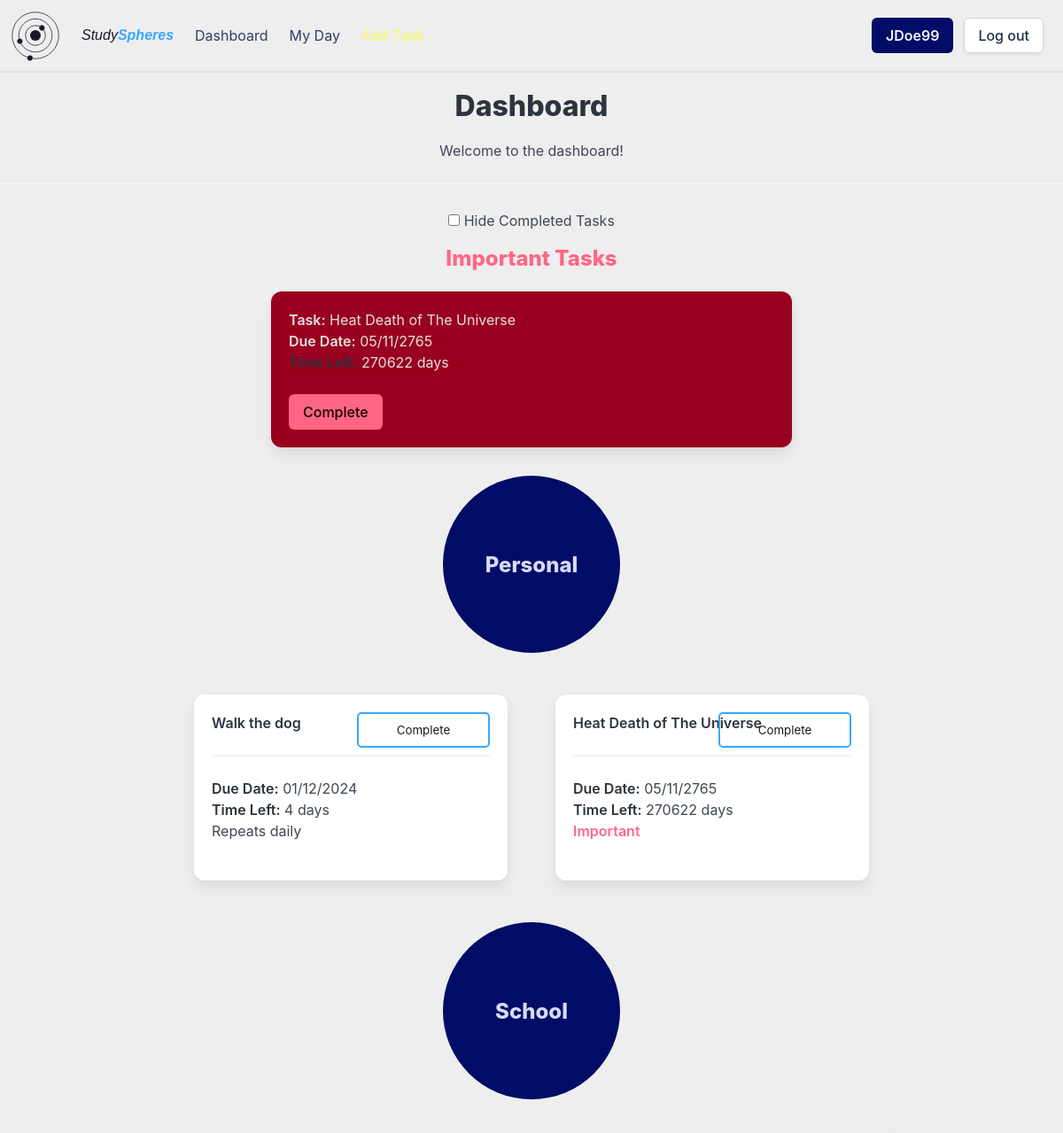
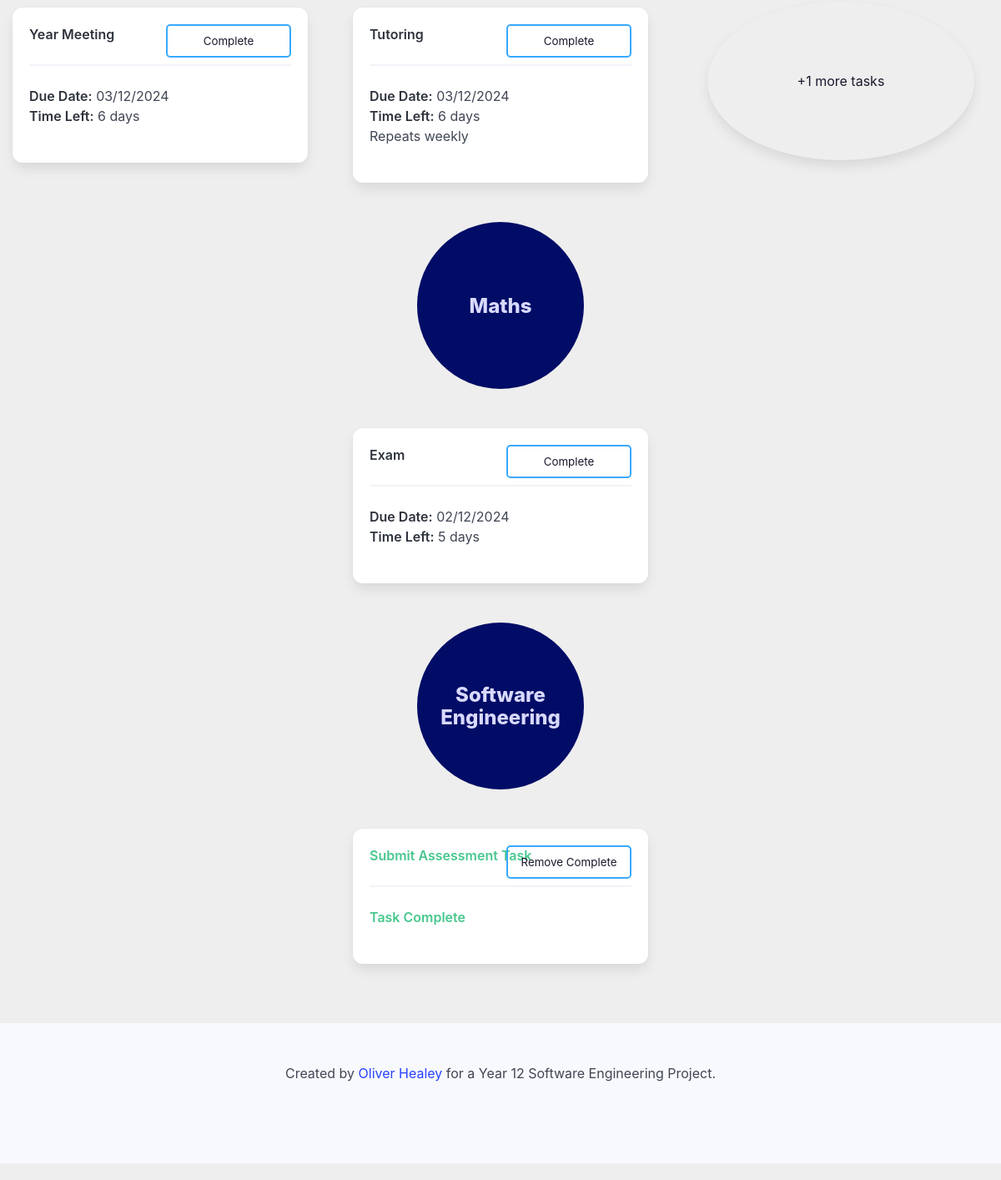
The page /dashboard (signed in) on the database its author committed (2 pictures, top to bottom).
### setup_db.py (models this page shows)
class Task(Base):
    __tablename__ = 'tasks'
    task_id = Column(String, primary_key=True)
    name = Column(String, nullable=False)
    details = Column(String)
    important = Column(Boolean, nullable=False)
    due_date = Column(DateTime, nullable=False)
    completed = Column(Boolean, nullable=False)
    repeat = Column(String, nullable=False)
    user_id = Column(String, ForeignKey('userdetails.id'), nullable=False)
    group_id = Column(String, ForeignKey('groups.group_id'), nullable=False)
    user = relationship('User', back_populates='tasks')
    groups = relationship('Group', back_populates='tasks')

class Group(Base):
    __tablename__ = 'groups'
    group_id = Column(String, primary_key=True, nullable=False)
    group_name = Column(String, nullable=False)
    user_id = Column(String, ForeignKey('userdetails.id'), nullable=False)
    user = relationship('User', back_populates='groups')
    tasks = relationship('Task', back_populates='groups')

### app.py (the view)
@app.route('/dashboard')
def dashboard():
    userId = flaskSession.get('userId')
    if userId is None:
        return redirect(url_for('login'))
    else:
        hideCompleted = flaskSession.get('hideCompleted')
        if hideCompleted:
            tasks = sessionDb.query(Task).filter(Task.user_id == userId, Task.completed == False).order_by(Task.due_date).all()
        else:
            tasks = sessionDb.query(Task).filter(Task.user_id == userId).order_by(Task.due_date).all()
        groups = sessionDb.query(Group).filter(Group.user_id == userId).all()
        date = datetime.datetime.now().date()
        return render_template('dashboard.html', tasks=tasks, groups=groups, showDetails=False, hideCompleted=hideCompleted, date=date)

### templates/dashboard.html (shortened to what this page needs)
{% extends 'base_loggedin.html' %}
{% block heading %}Dashboard{% endblock %}
{% block content %}
    <p class="has-text-centered">Welcome to the dashboard!</p>
    <hr>
    <div class="dashboard-controls field has-text-centered">
        <input id="hide-completed" type="checkbox" name="hide_completed" class="checkbox dashboard-check" onchange="document.getElementById('hide-completed-form').submit();" {% if hideCompleted %}checked{% endif %}>
        <label for="hide-completed">Hide Completed Tasks</label>
    </div>
    <div class="columns is-multiline">
        {% if tasks | selectattr('important', 'equalto', True) | selectattr('completed', 'equalto', False) | list | length > 0 %}
        <div class="column is-full">
            <p class="title is-4 has-text-centered has-text-danger">Important Tasks</p>
        </div>
        {% endif %}
        {% for task in tasks %}
            {% if task.important and not task.completed %}
                <div class="column is-half is-offset-3">
                    <div class="box important-box" onclick="window.location.href='/task/{{ task.task_id }}'">
                        <div class="media-content">
                            <div class="content">
                                <p class="important-text">
                                    <strong class="important-text">Task:</strong> {{ task.name }}<br>
                                    <strong class="important-text">Due Date:</strong> {{ task.due_date.strftime('%d/%m/%Y') }}<br>
                                    {% if date < task.due_date.date() %}
                                        <strong>Time Left:</strong> {{ (task.due_date.date() - date).days }} days<br>
                                    {% elif date == task.due_date.date() %}
                                        <strong class="has-text-warning">Due Today</strong><br>
                                    {% else %}
                                        <strong class="has-text-danger">Overdue</strong><br>
                                    {% endif %}
                                </p>
                            </div>
                            <form action="/complete" method="POST">
                                <input type="submit" value="Complete" class="button is-danger">
                            </form>
                        </div>
                    </div>
                </div>
            {% endif %}
        {% endfor %}
    </div>
    <div class="columns is-multiline">
        {% for group in groups %}
            <div class="circle-holder column is-full is-centered">
                <div class="collision-checker">
                    <div class="group-circle" onclick="window.location.href='/group/{{ group.group_id }}'">
                        <div class="hero-body">
                            <p class="group-circle-title title is-4">{{ group.group_name }}</p>
                        </div>
                    </div>
                </div>
            </div>
            {% set has_tasks = tasks | selectattr('group_id', 'equalto', group.group_id) | list | length > 0 %}
            {% set group_tasks = tasks | selectattr('group_id', 'equalto', group.group_id) | list %}
            {% for task in group_tasks %}
                {% if loop.index < 3 %}
                    <div class="column is-one-third is-offset-{{ ((3 - group_tasks|length) * 2 if not group_tasks|length > 2 else 0) if loop.index == 1 else 0 }}">
                        {% include 'task_box.html' %}
                    </div>
                {% endif %}
                {% if loop.index == 3 %}
                    {% set remaining_tasks = tasks | selectattr('group_id', 'equalto', group.group_id) | list | length - 2 %}
                    {% if remaining_tasks > 0 %}
                        <div class="column is-one-third">
                            <div class="box task-circle" onclick="window.location.href='/group/{{ group.group_id }}'">
                                <article class="media">
                                    <div class="media-content">
                                        <div class="content">
                                            <p class="has-text-centered">+{{ remaining_tasks }} more tasks</p>
                                        </div>
                                    </div>
                                </article>
                            </div>
                        </div>
                    {% endif %}
                {% endif %}
            {% endfor %}
        {% endfor %}
{% endblock %}

### templates/base_loggedin.html (shortened to what this page needs)
<!DOCTYPE html>
<html>
    <head>
        <link rel="stylesheet" href= "{{ url_for('static',filename='styles/styles.css') }}">
    </head>
    <body>
        <div id="page-container">
            <header>
                <nav class="navbar" role="navigation" aria-label="main navigation">
                    <div class="navbar-brand">
                    </div>
                    <div class="navbar-menu">
                        <div class="navbar-start">
                            <a class="navbar-item" href="/dashboard">
                                <span class="site-name">Study<b>Spheres</b></span>
                            </a>
                            <a class="navbar-item" href="/dashboard">
                                Dashboard
                            </a>
                            <a class="navbar-item" href="/myday">
                                My Day
                            </a>
                            <a class="navbar-item has-text-info" href="/addtask">
                            </a>
                        </div>
                    <div class="navbar-end">
                        <div class="navbar-item">
                            <div class="buttons">
                                <a class="button is-link" href="/user">
                                <strong>{{ session['username'] }}</strong>
                                </a>
                                <a class="button" href="/logout">
                                    Log out
                                </a>
                            </div>
                        </div>
                    </div>
                    </div>
                </nav>
            </header>
            <section class="hero">
                <div class="hero-body">
                    <h1 class="title has-text-centered">
                        {% block heading %}{% endblock %}
                    </h1>
            </section>
            <div class='content'>
                {% block content %}{% endblock %}
            </div>
            <div style="padding-bottom: 200px;"></div>
            <footer class="footer">
                <div class="content has-text-centered">
                    <p>
                        Created by <a href="https://github.com/healey-o/12-SE-webapp-assessment">Oliver Healey</a> for a Year 12 Software Engineering Project.
                    </p>
                </div>
            </footer>
        </div>
    </body>
</html>

### templates/task_box.html (shortened to what this page needs)
<div class="box task-box {% if date > task.due_date.date() and not task.completed %}overdue-task{% endif %}" onclick="window.location.href='/task/{{ task.task_id }}'">
    <div class="content">
        <p>
            <strong class="{{ 'has-text-success' if task.completed else '' }}">{{ task.name }}</strong>
            <hr>
            {% if not task.completed %}
                <strong>Due Date:</strong> {{ task.due_date.strftime('%d/%m/%Y') }}<br>
                {% if date < task.due_date.date() %}
                    <strong>Time Left:</strong> {{ (task.due_date.date() - date).days }} days<br>
                {% elif date == task.due_date.date() %}
                    <strong class="has-text-warning">Due Today</strong><br>
                {% else %}
                    <strong class="has-text-danger">Overdue</strong><br>
                {% endif %}
                {% if task.important %}
                    <strong class="has-text-danger circle-header">Important</strong><br>
                {% endif %}
                {% if task.repeat != 'none' %}
                    Repeats {{ task.repeat }}<br>
                {% endif %}
            {% else %}
                <strong class="has-text-success">Task Complete</strong>
            {% endif %}
        </p>
    </div>
    {% if not task.completed %}
        <form action="/complete" method="POST">
            <input type="submit" value="Complete" class="task-complete-button">
        </form>
    {% else %}
        <form action="/decomplete" method="POST">
            <input type="submit" value="Remove Complete" class="task-complete-button">
        </form>
    {% endif %}
</div>

### static/styles/styles.css (style rules this page uses)
:root { --bulma-primary-h: 206deg; --bulma-primary-l: 61%; --bulma-link-l: 20%; --bulma-info-h: 63deg; --bulma-info-l: 68%; --bulma-scheme-s: 36%; --bulma-body-background-color: light-dark(#eeeeee, #0f141f); color-scheme: light dark; --accent-color: light-dark(#1c182c, #e0e0e0); --accent-color-invert: light-dark(#e0e0e0, #160f34); --warning-color: light-dark(#ffdddd, #330000); }
header { padding:10px; border-bottom: var(--accent-color-invert) solid 2px; }
body { margin: none; padding: none; }
#page-container { position: relative; min-height: 100vh; margin: none; padding: none; }
.navbar { background-color: var(--bulma-body-background-color); }
.site-name { color: var(--accent-color); font-style: italic; font-weight: normal; font-family: Verdana, Geneva, Tahoma, sans-serif; align-self: center; }
.site-name > b { color: var(--bulma-primary); }
#logo-svg { padding-right: 10px; }
.hero-body { padding: 20px; }
.hero { margin-left: 20px; margin-right: 20px; border-radius: 20px; }
.circle-holder { display: flex; justify-content: center; align-items: center; }
.collision-checker { position: relative; margin: .5em; border-radius: 50%; width: 200px; text-align: center; align-content: center; overflow: visible; height: 200px; }
.group-circle { position: relative; border-radius: 50%; width: 200px; text-align: center; align-content: center; overflow: visible; height: 200px; background-color: var(--bulma-link); }
.collision-checker > .group-circle { animation: circle-leave 0.3s ease-in-out forwards; }
.group-circle-title { color: #d8d9ff; }
.task-circle { position: relative; margin: .5em; border-radius: 50%; width: 320px; text-align: center; align-content: center; justify-self: center; overflow: hidden; height: 190px; background-color: transparent; color: var(--accent-color); transition: all 0.5s; cursor: pointer; }
.task-circle:after { content: 'View...'; position: absolute; opacity: 0; height: 100%; top: 0px; right: -20px; align-content: center; padding: 10px; transition: 0.5s; color: #e0e0e0; background-color: var(--bulma-link); }
.circle-header { color: #1c182c; }
.important-text { color: #e0e0e0; }
.task-box { position: relative; overflow: hidden; transition: all 0.5s; cursor: pointer; margin: 15px; }
.task-box:before { content: ''; position: absolute; opacity: 0; height: 100%; width: 100%; top: 0px; bottom: 0px; right: 0px; align-content: center; padding: 10px; transition: 0.5s; color: #0f141f; background-color: var(--bulma-primary); }
.task-box:after { content: 'Click for more details...'; opacity: 0; position: absolute; bottom: -20px; right: 20px; transition: 0.5s; font-size: 0.7rem; }
.task-complete-button { position: absolute; top: 20px; right: 20px; width: 150px; height: 40px; background-color: transparent; border: var(--bulma-primary) solid 2px; color: var(--accent-color); border-radius: 5px; padding: 5px; cursor: pointer; }
.footer { position: absolute; bottom: 0px; width: 100%; }
.dashboard-controls { justify-self: center; padding: 5px; cursor: pointer; }
.dashboard-controls > label { cursor: pointer; }
.dashboard-controls::after { opacity: 0; z-index: -1; }
.important-box { background-color: var(--bulma-danger-30); transition: all 0.5s; }
.important-box:after { content: 'Click for more details...'; opacity: 0; position: absolute; bottom: -20px; right: 20px; transition: 0.5s; font-size: 0.7rem; color: #e0e0e0; }

### rows shown on the page
Task: name "Heat Death of The Universe", due_date "05/11/2765", (task.due_date.date()-date).days "270622", important "Important"
Group: group_name "Personal"
Task: name "Walk the dog", due_date "01/12/2024", (task.due_date.date()-date).days "4", repeat "daily"
Group: group_name "School"
Task: name "Year Meeting", due_date "03/12/2024", (task.due_date.date()-date).days "6"
Task: name "Tutoring", due_date "03/12/2024", (task.due_date.date()-date).days "6", repeat "weekly"
Task: remaining_tasks "1"
Group: group_name "Maths"
Task: name "Exam", due_date "02/12/2024", (task.due_date.date()-date).days "5"
Group: group_name "Software Engineering"
Task: name "Submit Assessment Task", completed "Task Complete"

### other values the page prints
{{ session['username'] }} "JDoe99"
